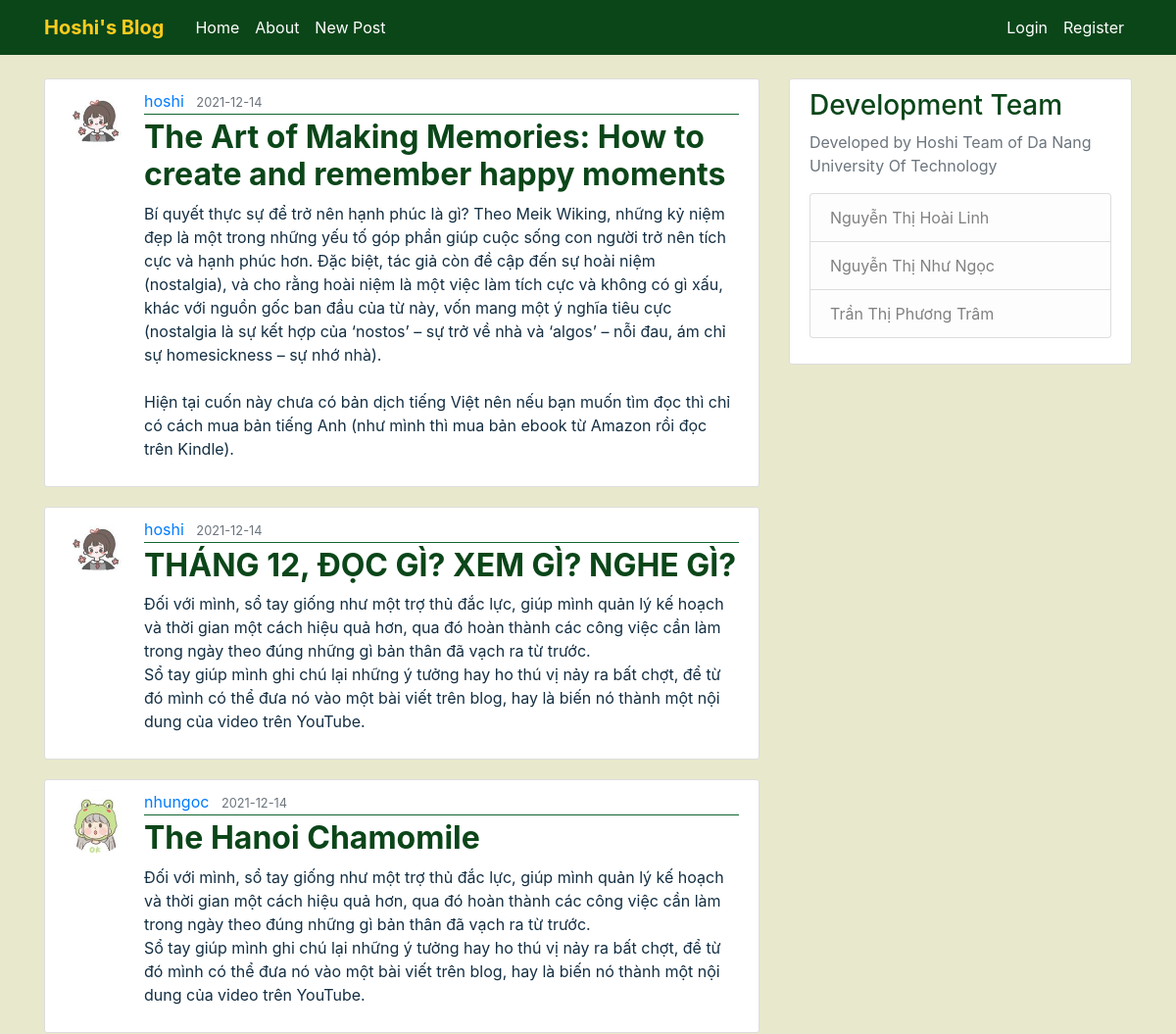
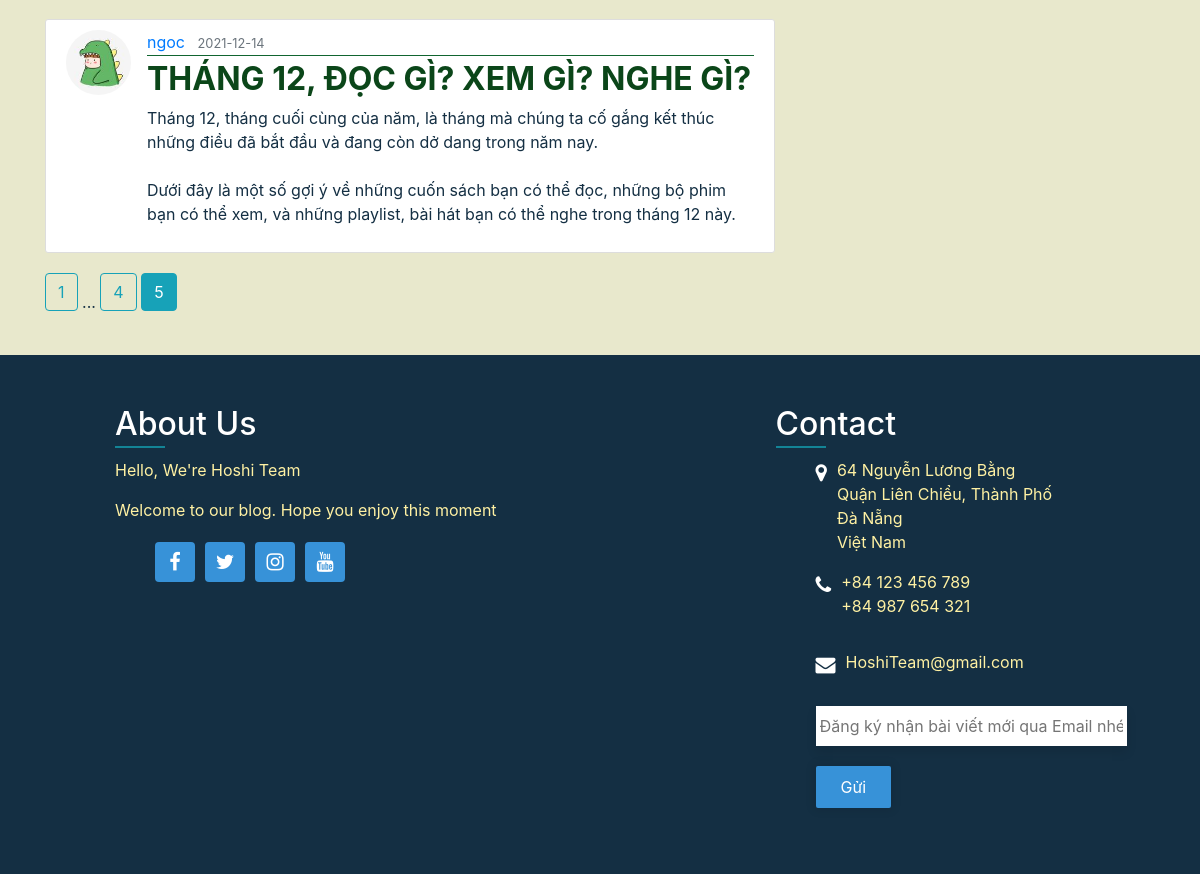
/home?page=5, run on the app's committed database (2 pictures, top to bottom).
### FlaskBlog/models.py (models this page shows, shortened)
class Post(db.Model):
    id = db.Column(db.Integer, primary_key=True)
    title = db.Column(db.String(100), nullable=False)
    date_posted = db.Column(db.DateTime, nullable=False, default=datetime.utcnow)
    content = db.Column(db.Text, nullable=False)
    user_id = db.Column(db.Integer, db.ForeignKey('user.id'), nullable=False)

class User(db.Model, UserMixin):
    id = db.Column(db.Integer, primary_key=True)
    username = db.Column(db.String(20), unique=True, nullable=False)
    email = db.Column(db.String(120), unique=True, nullable=False)
    image_file = db.Column(db.String(20), nullable=False, default='default.png')
    password = db.Column(db.String(60), nullable=False)
    posts = db.relationship('Post', backref='author', lazy=True)

### FlaskBlog/routes.py (the view)
@app.route("/")
@app.route("/home")
def home():
    page = request.args.get('page', 1, type=int)
    posts = Post.query.order_by(Post.date_posted.desc()).paginate(page=page, per_page=5)
    return render_template('home.html', posts=posts) #duong dan

### FlaskBlog/templates/home.html
{% extends "layout.html" %}
{% block content %}
    {% for post in posts.items %}
        <article class="media content-section">
          <img class="rounded-circle article-img" src="{{ url_for('static', filename='avatar/' + post.author.image_file) }}">
          <div class="media-body">
            <div class="article-metadata">
              <a class="mr-2" href="{{ url_for('user_posts', username=post.author.username) }}">{{ post.author.username }}</a>
              <small class="text-muted">{{ post.date_posted.strftime('%Y-%m-%d') }}</small>
            </div>
            <h2><a class="article-title" href="{{ url_for('post', post_id=post.id) }}">{{ post.title }}</a></h2>
            <p class="article-content">{{ post.content }}</p>
          </div>
        </article>
    {% endfor %}
    {% for page_num in posts.iter_pages(left_edge=1, right_edge=1, left_current=1, right_current=2) %}
      {% if page_num %}
        {% if posts.page == page_num %}
          <a class="btn btn-info mb-4" href="{{ url_for('home', page=page_num) }}">{{ page_num }}</a>
        {% else %}
          <a class="btn btn-outline-info mb-4" href="{{ url_for('home', page=page_num) }}">{{ page_num }}</a>
        {% endif %}
      {% else %}
        ...
      {% endif %}
    {% endfor %}
{% endblock content %}

### FlaskBlog/static/main.css (style rules this page uses)
body { background: #E8E8CC; color: #142F43; margin-top: 5rem; }
h1, h2, h3, h4, h5, h6 { color: #0B4619; }
.content-section { background: #ffffff; padding: 10px 20px; border: 1px solid #dddddd; border-radius: 3px; margin-bottom: 20px; }
.article-title { color: #0B4619; font-weight: bold; }
.article-content { white-space: pre-line; }
.article-img { height: 65px; width: 65px; margin-right: 16px; }
.article-metadata { padding-bottom: 1px; margin-bottom: 4px; border-bottom: 1px solid #116530 }

### data on the page
Post: image_file (picture), author.username "hoshi", date_posted "2021-12-14", title "The Art of Making Memories: How to create and remember happy moments", content "Bí quyết thực sự để trở nên hạnh phúc là gì? Theo Meik Wiking, những kỷ niệm đẹp là một trong những yếu tố góp phần giúp cuộc sống con người trở nên tích cực và hạnh phúc hơn. Đặc biệt, tác giả còn đề cập đến sự hoài niệm (nostalgia), và cho rằng hoài niệm là một việc làm tích cực và không có gì xấu, khác với nguồn gốc ban đầu của từ này, vốn mang một ý nghĩa tiêu cực (nostalgia là sự kết hợp của ‘nostos’ – sự trở về nhà và ‘algos’ – nỗi đau, ám chỉ sự homesickness – sự nhớ nhà). Hiện tại cuốn này chưa có bản dịch tiếng Việt nên nếu bạn muốn tìm đọc thì chỉ có cách mua bản tiếng Anh (như mình thì mua bản ebook từ Amazon rồi đọc trên Kindle)."
Post: image_file (picture), author.username "hoshi", date_posted "2021-12-14", title "THÁNG 12, ĐỌC GÌ? XEM GÌ? NGHE GÌ?", content "Đối với mình, sổ tay giống như một trợ thủ đắc lực, giúp mình quản lý kế hoạch và thời gian một cách hiệu quả hơn, qua đó hoàn thành các công việc cần làm trong ngày theo đúng những gì bản thân đã vạch ra từ trước. Sổ tay giúp mình ghi chú lại những ý tưởng hay ho thú vị nảy ra bất chợt, để từ đó mình có thể đưa nó vào một bài viết trên blog, hay là biến nó thành một nội dung của video trên YouTube."
Post: image_file (picture), author.username "nhungoc", date_posted "2021-12-14", title "The Hanoi Chamomile", content "Đối với mình, sổ tay giống như một trợ thủ đắc lực, giúp mình quản lý kế hoạch và thời gian một cách hiệu quả hơn, qua đó hoàn thành các công việc cần làm trong ngày theo đúng những gì bản thân đã vạch ra từ trước. Sổ tay giúp mình ghi chú lại những ý tưởng hay ho thú vị nảy ra bất chợt, để từ đó mình có thể đưa nó vào một bài viết trên blog, hay là biến nó thành một nội dung của video trên YouTube."
Post: image_file (picture), author.username "ngoc", date_posted "2021-12-14", title "THÁNG 12, ĐỌC GÌ? XEM GÌ? NGHE GÌ?", content "Tháng 12, tháng cuối cùng của năm, là tháng mà chúng ta cố gắng kết thúc những điều đã bắt đầu và đang còn dở dang trong năm nay. Dưới đây là một số gợi ý về những cuốn sách bạn có thể đọc, những bộ phim bạn có thể xem, và những playlist, bài hát bạn có thể nghe trong tháng 12 này."

### other printed values
{{ page_num }} "1" "4"
{{ page_num }} "5"
